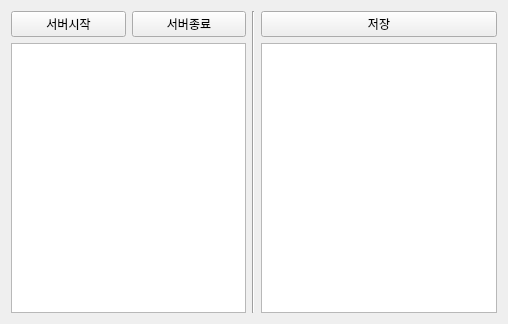
<?xml version="1.0" encoding="UTF-8"?>
<ui version="4.0">
 <class>Widget</class>
 <widget class="QWidget" name="Widget">
  <property name="geometry">
   <rect>
    <x>0</x>
    <y>0</y>
    <width>508</width>
    <height>324</height>
   </rect>
  </property>
  <property name="windowTitle">
   <string>Widget</string>
  </property>
  <layout class="QHBoxLayout" name="horizontalLayout_2">
   <item>
    <layout class="QVBoxLayout" name="verticalLayout">
     <item>
      <layout class="QHBoxLayout" name="horizontalLayout">
       <item>
        <widget class="QPushButton" name="btn_Server_Start">
         <property name="text">
          <string>서버시작</string>
         </property>
        </widget>
       </item>
       <item>
        <widget class="QPushButton" name="btn_Server_Stop">
         <property name="text">
          <string>서버종료</string>
         </property>
        </widget>
       </item>
      </layout>
     </item>
     <item>
      <widget class="QTextEdit" name="te_log"/>
     </item>
    </layout>
   </item>
   <item>
    <widget class="Line" name="line">
     <property name="orientation">
      <enum>Qt::Orientation::Vertical</enum>
     </property>
    </widget>
   </item>
   <item>
    <layout class="QVBoxLayout" name="verticalLayout_2">
     <item>
      <widget class="QPushButton" name="btn_Save">
       <property name="text">
        <string>저장</string>
       </property>
      </widget>
     </item>
     <item>
      <widget class="QTableWidget" name="tw_product"/>
     </item>
    </layout>
   </item>
  </layout>
 </widget>
 <resources/>
 <connections/>
</ui>
